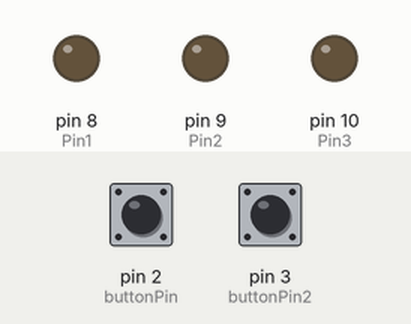
Simulated run of this sketch. Board: Arduino Uno, built with avr-gcc and run on an emulated ATmega328P. Shown: output pins drawn as LEDs (lit = HIGH). The inputs (shaded band) are chosen by the test bench; at power-on: pin 2 (buttonPin) LOW, pin 3 (buttonPin2) LOW.

Above: at 1.2 s.
1.3 s: pin 2 (buttonPin) pulled HIGH for 3.2 s
At 6.5 s:
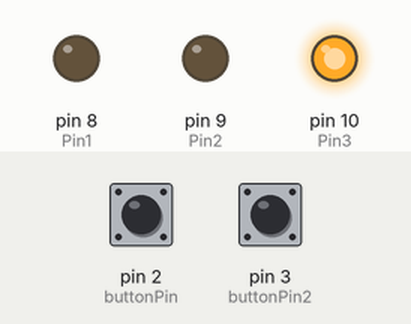
6.8 s: pin 2 (buttonPin) pulled HIGH for 0.15 s
At 8.6 s:
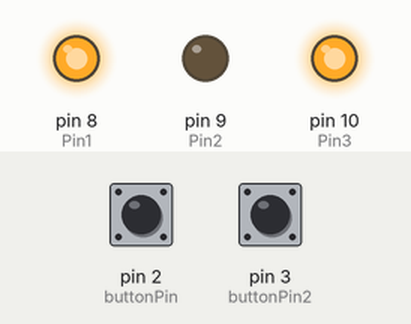
9.3 s: pin 2 (buttonPin) pulled HIGH for 1 s
At 11.5 s:
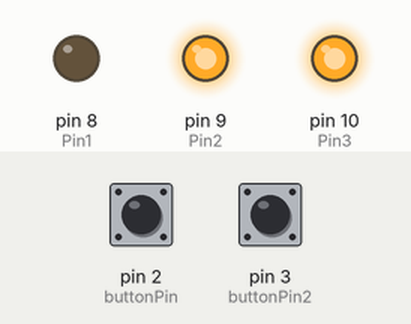
11.8 s: pin 2 (buttonPin) pulled HIGH for 0.15 s
At 13.6 s:
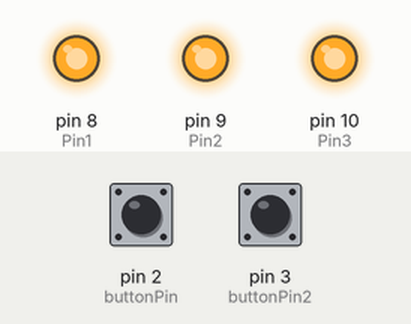
14.3 s: pin 3 (buttonPin2) pulled HIGH for 0.15 s
At 16.5 s:
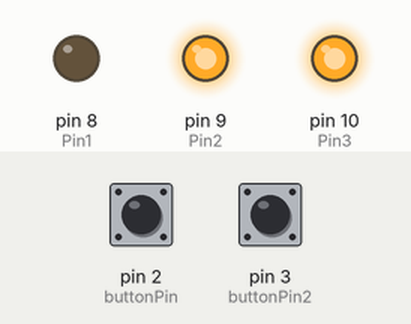
16.8 s: pin 3 (buttonPin2) pulled HIGH for 1 s
At 18.6 s:
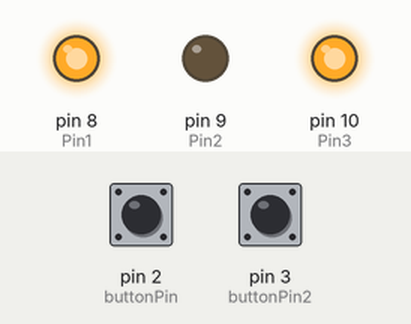
Timing chart, 0 to 20.1 s (numbered marks = the images above; inputs shaded):
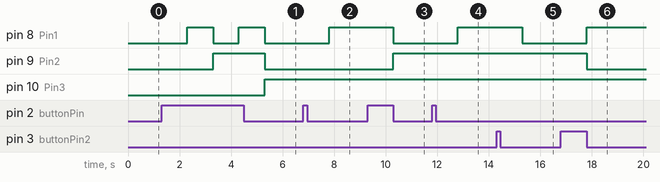

Measured:
- after the input at 1.3 s, pin 8 (Pin1): alternates HIGH for 1.0 s and LOW for 1.0 s, starting after 1.0 s; pin 9 (Pin2): LOW → HIGH after 2.0 s, → LOW 2.0 s later; pin 10 (Pin3): LOW → HIGH after 4.0 s
- after the input at 6.8 s, pin 8 (Pin1): LOW → HIGH after 1.0 s
- after the input at 9.3 s, pin 8 (Pin1): HIGH → LOW after 1.0 s; pin 9 (Pin2): LOW → HIGH after 1.0 s
- after the input at 11.8 s, pin 8 (Pin1): LOW → HIGH after 1.0 s
- after the input at 14.3 s, pin 8 (Pin1): HIGH → LOW after 1.0 s
- after the input at 16.8 s, pin 8 (Pin1): LOW → HIGH after 1.0 s; pin 9 (Pin2): HIGH → LOW after 1.0 s

The sketch:

input_output.ino
```cpp
// 1- ROSELLE MATA - 664124994
// 2- Lab 2 - Input and Output
// 3- Description - One switch increment a 3-bit count, one switch decrement a  3-bit count, if total > 7, resets back to zero
// 4- I expected this lab to be difficult, but it was easier to understand than the lab 1
// 5- References - references: https://docs.arduino.cc/built-in-examples/digital/Button
// 6- Demo: Amir Lab 3:56 pm January 31, 2022
const int Pin1 =  8;
const int Pin2 =  9;
const int Pin3 =  10;
const int buttonPin = 2;
const int buttonPin2 = 3;
int count = 0;

int buttonState = 0;
int buttonState2 = 0;

void setup() {
  pinMode(Pin1, OUTPUT);
  pinMode(Pin2, OUTPUT);
  pinMode(Pin3, OUTPUT);

  pinMode(buttonPin, INPUT);
  pinMode(buttonPin2, INPUT);
  Serial.begin(9600);

}

void loop() {
  int a = 0;
  int b = 0;
  int c = 0;

  buttonState = digitalRead(buttonPin);
  buttonState2 = digitalRead(buttonPin2);

  if (buttonState == HIGH) {
    delay(1000);
    count++;
  }

  if (buttonState2 == HIGH) {
    delay(1000);
    count--;
  }

  // 001
  if (count == 1) {
    digitalWrite(Pin1, HIGH);
    digitalWrite(Pin2, LOW);
    digitalWrite(Pin3, LOW);
  }
  // 010
  else if (count == 2) {
    digitalWrite(Pin1, LOW);
    digitalWrite(Pin2, HIGH);
    digitalWrite(Pin3, LOW);
  }
  // 011
  else if (count == 3) {
    digitalWrite(Pin1, HIGH);
    digitalWrite(Pin2, HIGH);
    digitalWrite(Pin3, LOW);
  }
  // 100
  else if (count == 4) {
    digitalWrite(Pin1, LOW);
    digitalWrite(Pin2, LOW);
    digitalWrite(Pin3, HIGH);
  }
  // 101
  else if (count == 5) {
    digitalWrite(Pin1, HIGH);
    digitalWrite(Pin2, LOW);
    digitalWrite(Pin3, HIGH);
  }
  // 110
  else if (count == 6) {
    digitalWrite(Pin1, LOW);
    digitalWrite(Pin2, HIGH);
    digitalWrite(Pin3, HIGH);
  }

  //111
  else if (count == 7) {
    digitalWrite(Pin1, HIGH);
    digitalWrite(Pin2, HIGH);
    digitalWrite(Pin3, HIGH);
  }

  else {
    count = 0;
    digitalWrite(Pin1, LOW);
    digitalWrite(Pin2, LOW);
    digitalWrite(Pin3, LOW);
  }

}
```
